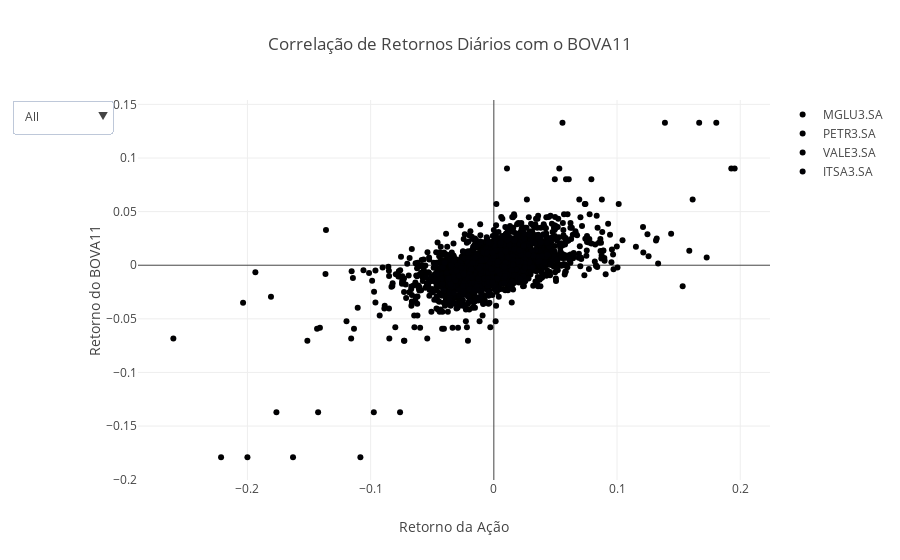

Source (notebook cell):
### Code cell
stocks2 = ['MGLU3.SA','PETR3.SA','VALE3.SA','ITSA3.SA','BOVA11.SA']

df2 = pd.DataFrame()
for stock in stocks2:
    tick = yf.Ticker(stock)
    df2[stock]=tick.history(start='2019-01-01', end='2022-12-01')['Open']

chdf = df2.pct_change(periods=1)[1:]
chdf.head(2)

fig2 = go.Figure()

for stock in stocks:
    fig2.add_trace(go.Scatter(x=chdf[stock],y=chdf['BOVA11.SA'], mode='markers', name=stock))

dropdown = [
    {'label':'All','method':'update','args':[
        {'visible':[True, True, True, True]}]},
    {'label':"MGLU3.SA",'method':"update", 'args':[{'visible': [True, False, False, False]}]},
    {'label':"PETR3.SA",'method':"update", 'args':[{'visible': [False, True, False, False]}]},
    {'label':"VALE3.SE",'method':"update", 'args':[{'visible': [False, False, True, False]}]},
    {'label':"ITSA3.SA",'method':"update", 'args':[{'visible': [False, False, False, True]}]}  
]

fig2.update_layout(updatemenus = [{'buttons':dropdown,'xanchor':'left','x':-0.2}])

fig2.update_layout(title='Correlação de Retornos Diários com o BOVA11', xaxis_title='Retorno da Ação',yaxis_title='Retorno do BOVA11')

### Figure 1 — Plotly figure (JSON) as saved in the notebook; plotly's stock layout.template omitted (floating-point values rounded to 4 significant figures; data arrays with more than 128 entries replaced by an {"elided": "..."} marker saying what was removed)
{"data": [{"mode": "markers", "name": "MGLU3.SA", "type": "scatter", "x": {"elided": "971 float values"}, "y": {"elided": "971 float values"}}, {"mode": "markers", "name": "PETR3.SA", "type": "scatter", "x": {"elided": "971 float values"}, "y": {"elided": "971 float values"}}, {"mode": "markers", "name": "VALE3.SA", "type": "scatter", "x": {"elided": "971 float values"}, "y": {"elided": "971 float values"}}, {"mode": "markers", "name": "ITSA3.SA", "type": "scatter", "x": {"elided": "971 float values"}, "y": {"elided": "971 float values"}}], "layout": {"title": {"text": "Correlação de Retornos Diários com o BOVA11"}, "updatemenus": [{"buttons": [{"args": [{"visible": [true, true, true, true]}], "label": "All", "method": "update"}, {"args": [{"visible": [true, false, false, false]}], "label": "MGLU3.SA", "method": "update"}, {"args": [{"visible": [false, true, false, false]}], "label": "PETR3.SA", "method": "update"}, {"args": [{"visible": [false, false, true, false]}], "label": "VALE3.SE", "method": "update"}, {"args": [{"visible": [false, false, false, true]}], "label": "ITSA3.SA", "method": "update"}], "x": -0.2, "xanchor": "left"}], "xaxis": {"title": {"text": "Retorno da Ação"}}, "yaxis": {"title": {"text": "Retorno do BOVA11"}}}}
